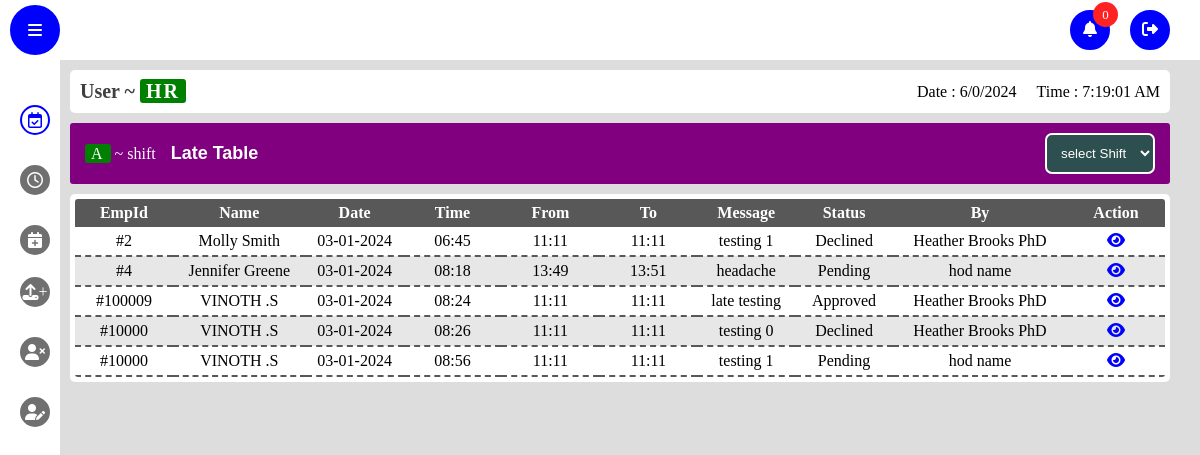
Before: /late_req_table (signed in) with the older database file.
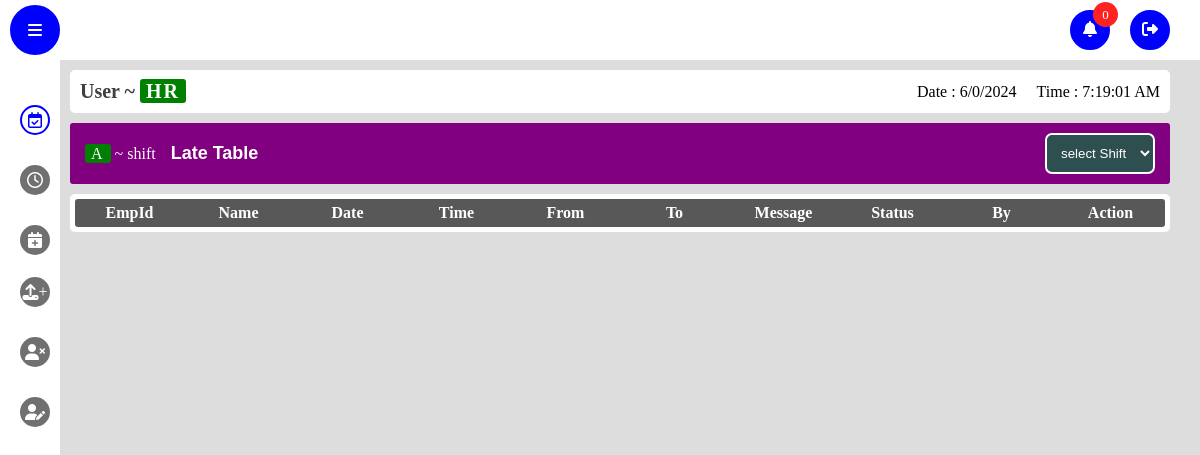
After: the same page with the newer database file.
### app/models.py (models this page shows)
class late(db.Model, UserMixin):
    id = db.Column(db.Integer, primary_key=True)
    emp_id = db.Column(db.Integer)
    emp_name = db.Column(db.String(150), nullable=False)
    reason = db.Column(db.String(150), nullable=False)
    from_time = db.Column(db.String(150), nullable=False)
    to_time = db.Column(db.String(150), nullable=False)
    status = db.Column(db.String(150), default='Pending')
    approved_by = db.Column(db.String(150), default='Pending')
    hr_approval = db.Column(db.String(150), default='Pending')
    date = db.Column(db.DateTime(timezone=True), default=func.now())

### app/views.py (the view)
@views.route("/late_req_table")
@login_required
def late_req_table():
    notification=notifications.query.order_by(notifications.timestamp).all()
    permission_details=late.query.order_by(late.date).all()
    emp_login=Emp_login.query.order_by(Emp_login.emp_id).all()
    return render_template("req_table.html",emp_login=emp_login,notification=notification,permission=permission_details,permission_type='Late')

### app/templates/req_table.html (shortened to what this page needs)
{% extends "base_admin.html" %}
{% block content %}
<link rel="stylesheet" href="static/css/style.css" />
<link rel="stylesheet" href="static/css/attendance.css" />
    <main class="main active">
      <header class="details-bar">
        <div class="user-details">
          <h1 class="user-role">User ~ <span class="role tag">HR</span></h1>
        </div>
        <div class="date-time-details">
          <p class="date"></p>
          <p class="time"></p>
        </div>
      </header>
      <link rel="stylesheet" href="static/css/late.css" />
      <section class="late-table-section">
        <header class="late-header">
          <div class="frame-header">
            <div class="frame-details">
              <p class="shift name"><span class="tag">A</span> ~ shift</p>
              <p class="frame-name">{{permission_type}} Table</p>
            </div>
            <div class="frame-options">
              <select name="shift" id="shift" class="tag-btn">
                <option value="">select Shift</option>
              </select>
            </div>
          </div>
        </header>
        <div class="table">
          <table>
            <thead>
              <th>EmpId</th>
              <th>Name</th>
              <th>Date</th>
              <th>Time</th>
              <th>From</th>
              <th>To</th>
              <th>Message</th>
              <th>Status</th>
              <th>By</th>
              <th>Action</th>
            </thead>
            <tbody class="{{permission_type.lower()}}-table" id="{{permission_type.lower()}}-table">
              {% for permission in permission %}
              <tr>
                <td>#{{permission.emp_id}}</td>
                <td>{{permission.emp_name}}</td>
                <td>{{permission.date.strftime('%d-%m-%Y') }}</td>
                <td>{{permission.date.strftime('%H:%M') }}</td>
                <td>{{permission.from_time}}</td>
                <td>{{permission.to_time}}</td>
                <td>{{permission.reason}}</td>
                <td>{{permission.status}}</td>
                <td>{{permission.approved_by}}</td>
                <td>
                  <a
                    href="{{ url_for('views.' + permission_type.lower() + '_req_profile',
                                     emp_id=permission.emp_id,
                                     emp_name=permission.emp_name,
                                     from_time=permission.from_time,
                                     to_time=permission.to_time,
                                     reason=permission.reason,
                                     req_id=permission.id,
                                     back_page=permission_type.lower()+'_table',)}}"
                    ><i class="fas fa-eye"></i
                  ></a>
                </td>
              </tr>
              {% endfor %}
            </tbody>
          </table>
        </div>
      </section>
    </main>
    {% endblock %}

### app/templates/base_admin.html (shortened to what this page needs)
<!DOCTYPE html>
<html lang="en">
  <head>
    <link rel="stylesheet" href="static/css/style.css" />
    <link rel="stylesheet" href="https://cdnjs.cloudflare.com/ajax/libs/font-awesome/5.15.4/css/all.min.css"/>
    <link rel="stylesheet" href="https://cdnjs.cloudflare.com/ajax/libs/font-awesome/6.1.1/css/all.min.css"/>
  </head>
  <body>
    <nav class="nav-bar">
      <div class="toogle-sidebar">
        <i class="fas fa-bars"></i>
      </div>
      <ul class="options">
        <li class="option">
          <div class="notification-btn">
            <span class>
              <i class="fas fa-bell"></i>
            </span>
            <div class="notify-count">
              <p class="count">0</p>
            </div>
          </div>
        </li>
        <a href="/logout" class="option logout">
          <span>
            <i class="fas fa-sign-out-alt"></i>
          </span>
        </a>
      </ul>
    </nav>
    <aside class="sidebar">
      <ul class="side-menu">
        <li class="menu-option active">
          <a href="/">
            <span class="icon">
              <i class="far fa-calendar-check"></i>
            </span>
          </a>
        </li>
        <li class="menu-option">
          <a href="/late_req_table">
            <span class="icon">
              <i class="far fa-clock"></i>
            </span>
          </a>
        </li>
        <li class="menu-option">
          <a href="/leave_req_table">
            <span class="icon">
              <i class="fas fa-calendar-plus"></i>
            </span>
          </a>
        </li>
        <li class="menu-option upload-option" style="margin-top: 7px">
          <span class="icon">
            <i class="fas fa-upload"></i>+
          </span>
        </li>
        <li class="menu-option delete-option">
          <span class="icon">
            <i class="fas fa-user-times"></i>
          </span>
        </li>
        <li class="menu-option edit-option">
          <span class="icon">
            <i class="fas fa-user-edit"></i>
          </span>
        </li>
      </ul>
    </aside>
    {% block content %}
    {% endblock %}
  </body>
</html>

### app/static/css/style.css (style rules this page uses)
* { margin: 0; padding: 0; box-sizing: border-box; }
.nav-bar { width: 100vw; position: fixed; top: 0; left: 0; right: 0; height: 60px; background: #fff; display: flex; align-items: center; justify-content: space-between; padding: 0 10px; z-index: 10; }
body { background: #ddd; }
.toogle-sidebar { width: 50px; height: 50px; background: #0000ff; color: #fff; border-radius: 50%; display: flex; align-items: center; justify-content: center; cursor: pointer; border: 2px solid #0000ff; transition: all .3s; }
.options { display: flex; align-items: center; gap: 20px; margin-right: 20px; position: relative; }
.option { width: 40px; height:40px; border-radius: 50%; list-style: none; display: flex; align-items: center; justify-content: center; flex-direction: column; text-transform: capitalize; cursor: pointer; color: #fff; transition: all .3s; background: #0000ff; border: 2px solid #0000ff; position: relative; }
.notify-count { position: absolute; right: -10px; top: -10px; width: 25px; height: 25px; border-radius: 50%; background: rgb(255, 34, 34); display: flex; align-items: center; justify-content: center; font-size: 13px; color: #fff; }
li { list-style: none; }
.sidebar { position: fixed; top: 60px; height: calc(100% - 50px); width: 60px; background: #fff; padding: 10px; z-index: 10; overflow-x: hidden; transition: all .5s; }
.side-menu { width: 100%; display: flex; flex-direction: column; align-items: center; gap: 10px; padding: 10px 0; position: absolute; }
.menu-option { width: 100%; display: flex; align-items: center; gap: 5px; height: 50px; border-radius: 5px; padding: 0 10px; cursor: pointer; position: relative; }
.icon { width: 30px; height: 30px; background: #707070; border-radius: 50%; display: flex; align-items: center; justify-content: center; transition: all .3s; color: #ffffff; position: absolute; }
.menu-option:hover, .menu-option.active { color: #0000ff; }
.menu-option:hover .icon, .menu-option.active .icon { background: #ffffff; color: #0000ff; border: 2px solid #0000ff; }
.main { width: calc(100vw - 180px); min-height: calc(100vh - 60px); position: relative; top: 60px; left: 160px; padding: 10px; z-index: 5; transition: all .5s; }
.main.active { width: calc(100vw - 80px); left: 60px; }
.details-bar { width: 100%; display: flex; align-items: center; justify-content: space-between; padding: 10px; background: #ffffff; border-radius: 5px; }
.date-time-details { display: flex; align-items: center; gap: 20px; }
.user-role { color: #3f3f3f; font-size: 20px; }
.tag { padding: 1px 6px; background: green; color: #ffffff; border-radius: 3px; letter-spacing: 2px; }
.user-details { backdrop-filter: blur(5px); border-radius: 5px; }
option { padding: 10px; }

### app/static/css/attendance.css (style rules this page uses)
.frame-header { width: 100%; display: flex; align-items: center; justify-content: space-between; padding: 10px 15px; background: #800080; color: #fff; border-radius: 3px; }
.frame-details { display: flex; align-items: center; gap: 15px; }
.frame-name { font-family: sans-serif; font-weight: 700; font-size: 18px; }
td,th { min-width: 30px; text-align: center; padding: 5px 0; }
.tag-btn { padding: 10px; border-radius: 7px; border: 2px solid; background: #2E4F4F; color: #fff; cursor: pointer; transition: all .5s; outline: none; }
a { text-decoration: none; }

### app/static/css/late.css (style rules this page uses)
.table { max-width: 100%; padding: 5px; overflow-x: scroll; margin-top: 10px; background: #fff; border-radius: 5px; }
.late-table-section { margin-top: 10px; }
table { border-collapse: collapse; border-radius: 3px; overflow: hidden; width: -webkit-fill-available; }
table thead { background: #585858; color: #fff; }
td, th { min-width: 75px; }

Changed rows visible on the page:
removed late: emp_id "2", emp_name "Molly Smith", date "03-01-2024", date "06:45", from_time "11:11", to_time "11:11", reason "testing 1", status "Declined", approved_by "Heather Brooks PhD"
removed late: emp_id "4", emp_name "Jennifer Greene", date "03-01-2024", date "08:18", from_time "13:49", to_time "13:51", reason "headache", status "Pending", approved_by "hod name"
removed late: emp_id "100009", emp_name "VINOTH .S", date "03-01-2024", date "08:24", from_time "11:11", to_time "11:11", reason "late testing", status "Approved", approved_by "Heather Brooks PhD"
removed late: emp_id "10000", emp_name "VINOTH .S", date "03-01-2024", date "08:26", from_time "11:11", to_time "11:11", reason "testing 0", status "Declined", approved_by "Heather Brooks PhD"
removed late: emp_id "10000", emp_name "VINOTH .S", date "03-01-2024", date "08:56", from_time "11:11", to_time "11:11", reason "testing 1", status "Pending", approved_by "hod name"
